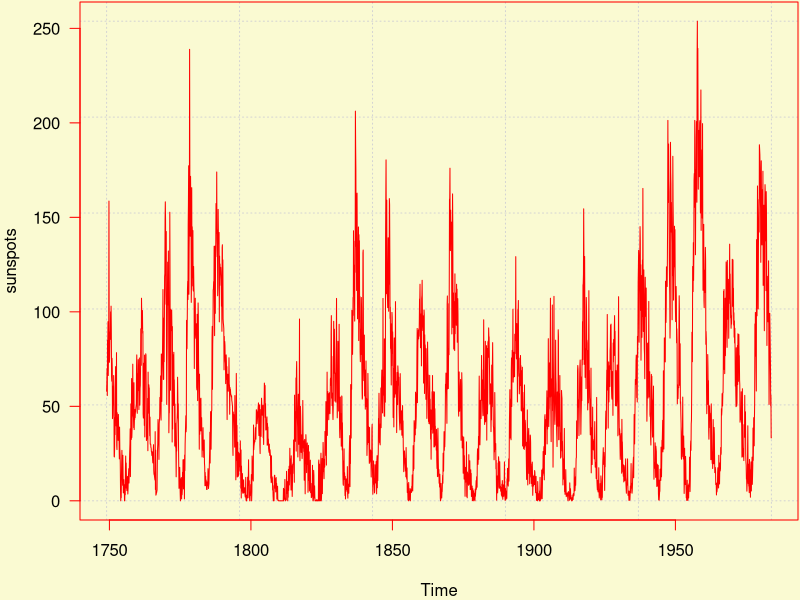

Recreate this plot in R.
## ---- chunk 1
options(width = 80)
## ---- chunk 2
#| sunspots, echo=FALSE, fig.dim=c(14, 4),
#| fig.cap='Monthly mean relative sunspot numbers from 1749 to 1983.'
par(mar = c(4, 4, .1, .1), bg = 'lightgoldenrodyellow', fg = 'red', las = 1)
plot(sunspots, col = 'red', panel.first = grid())
## ---- chunk 3
knitr::kable(head(mtcars, 4))
